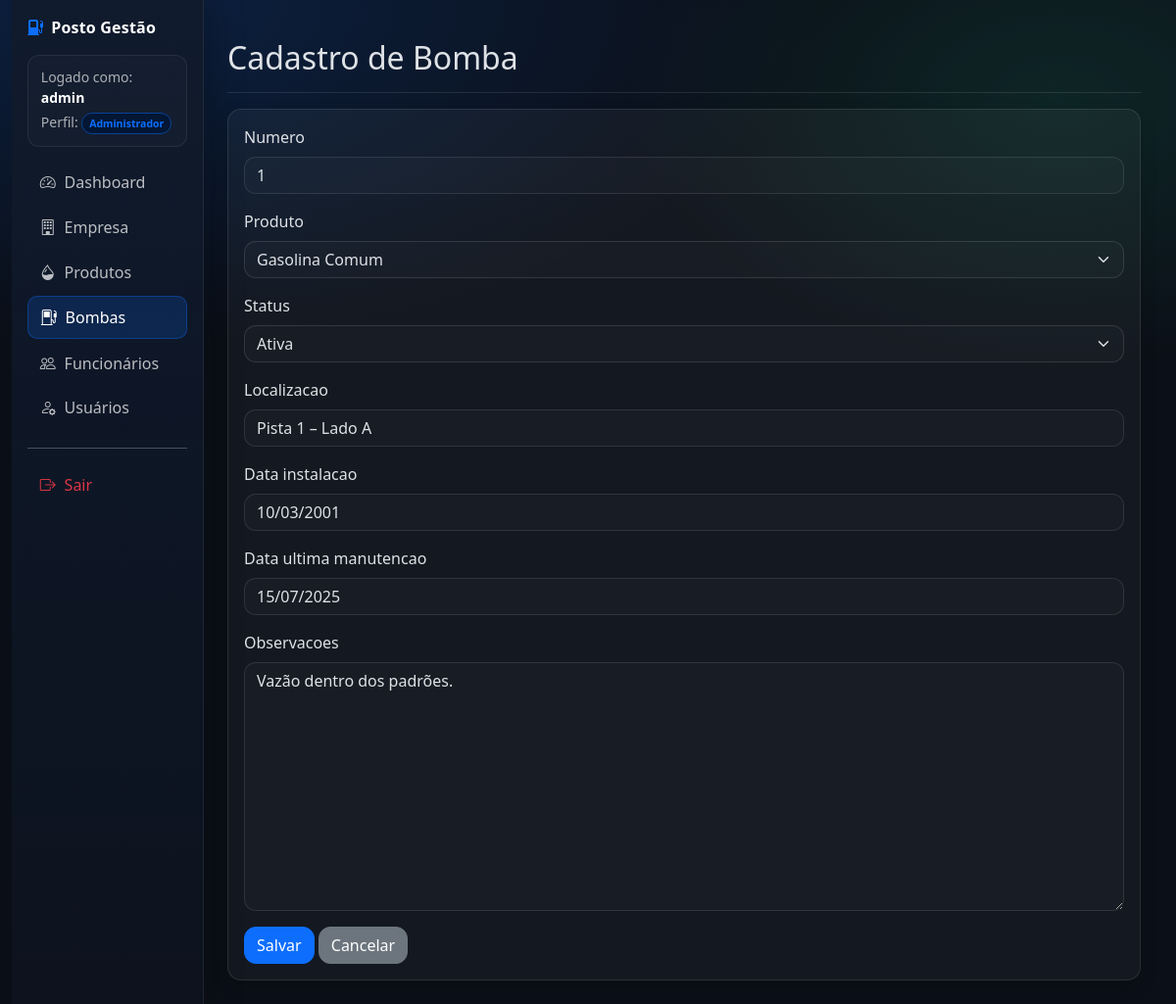
Screenshot of /bombas/1/editar/ (signed in) with the database file from the repository.
### accounts/models.py (models this page shows, shortened)
class CustomUser(AbstractUser):
    PERFIL_CHOICES = (
        ('ADMIN', 'Administrador'),
        ('GERENTE', 'Gerente'),
        ('OPERADOR', 'Operador'),
    )
    nome_completo = models.CharField('Nome completo', max_length=255, default='')
    perfil = models.CharField(max_length=10, choices=PERFIL_CHOICES, default='OPERADOR')
    data_cadastro = models.DateTimeField(auto_now_add=True)
    REQUIRED_FIELDS = ["email", "nome_completo"]

### bombas/models.py (models this page shows, shortened)
class Bomba(models.Model):
    STATUS_CHOICES = (
        ('ATIVA', 'Ativa'),
        ('INATIVA', 'Inativa'),
        ('MANUTENCAO', 'Manutenção'),
    )
    numero = models.CharField(max_length=50, unique=True)
    produto = models.ForeignKey(Produto, on_delete=models.PROTECT, related_name='bombas')
    status = models.CharField(max_length=15, choices=STATUS_CHOICES, default='ATIVA')
    localizacao = models.CharField(max_length=100)
    data_instalacao = models.DateField()
    data_ultima_manutencao = models.DateField(blank=True, null=True)
    observacoes = models.TextField(blank=True, null=True)

### bombas/views.py (the view, shortened to what this page needs)
# urls.py: path('<int:pk>/editar/', views.BombaUpdateView.as_view(), name='bomba_update'),
class BombaUpdateView(LoginRequiredMixin, GerenteRequiredMixin, AuditLogMixin, FlashSuccessMessageMixin, UpdateView):
    audit_action = 'UPDATE'
    model = Bomba
    fields = '__all__'
    template_name = 'bombas/bomba_form.html'
    success_url = reverse_lazy('bomba_list')
    success_message = 'Bomba atualizada com sucesso!'

### core/mixins.py (called while the page is built)
    def test_func(self):
        return self.request.user.is_authenticated and self.request.user.perfil in ['ADMIN', 'GERENTE']

### produtos/models.py (called while the page is built)
    def __str__(self):
        return self.nome

### bombas/templates/bombas/bomba_form.html (shortened to what this page needs)
{% extends 'base.html' %}
{% load django_bootstrap5 %}
{% block content %}
<div class="d-flex justify-content-between flex-wrap flex-md-nowrap align-items-center pt-3 pb-2 mb-3 border-bottom">
    <h1 class="h2">Cadastro de Bomba</h1>
</div>
<div class="card">
    <div class="card-body">
        <form method="post">
            {% bootstrap_form form %}
            <div class="mt-3">
                <button type="submit" class="btn btn-primary">Salvar</button>
                <a href="{% url 'bomba_list' %}" class="btn btn-secondary">Cancelar</a>
            </div>
        </form>
    </div>
</div>
{% endblock %}

### templates/base.html (shortened to what this page needs)
{% load django_bootstrap5 %}
{% load static %}
<!DOCTYPE html>
<html lang="pt-br" data-bs-theme="dark">
<head>
    {% bootstrap_css %}
    <link rel="stylesheet" href="https://cdn.jsdelivr.net/npm/bootstrap-icons@1.11.3/font/bootstrap-icons.min.css">
    <link rel="stylesheet" href="{% static 'css/app.css' %}">
</head>
<body>
<div class="container-fluid app-shell">
    <div class="row g-0">
        {% if user.is_authenticated %}
        {% with current=request.resolver_match.url_name %}
        <aside class="col-md-3 col-lg-2 d-md-block sidebar p-3">
            <div class="d-flex align-items-center justify-content-between mb-3">
                <div class="brand text-white">
                    <i class="bi bi-fuel-pump-fill me-2 text-primary"></i>Posto Gestão
                </div>
            </div>
            <div class="small text-muted mb-3 user-chip">
                Logado como: <strong class="text-white">{{ user.username }}</strong>
                <div class="mt-1">
                    Perfil:
                    <span class="badge bg-primary-subtle text-primary border border-primary-subtle">
                        {{ user.get_perfil_display }}
                    </span>
                </div>
            </div>
            <ul class="nav nav-pills flex-column gap-1">
                <li class="nav-item">
                    <a href="{% url 'dashboard' %}" class="nav-link {% if current == 'dashboard' %}active{% endif %}">
                        <i class="bi bi-speedometer2"></i> Dashboard
                    </a>
                </li>
                {% if user.perfil != 'OPERADOR' %}
                <li class="nav-item">
                    <a href="{% url 'empresa_detail' %}" class="nav-link {% if current == 'empresa_detail' or current == 'empresa_create' or current == 'empresa_update' %}active{% endif %}">
                        <i class="bi bi-building"></i> Empresa
                    </a>
                </li>
                {% endif %}
                <li class="nav-item">
                    <a href="{% url 'produto_list' %}" class="nav-link {% if current == 'produto_list' or current == 'produto_create' or current == 'produto_update' %}active{% endif %}">
                        <i class="bi bi-droplet-half"></i> Produtos
                    </a>
                </li>
                <li class="nav-item">
                    <a href="{% url 'bomba_list' %}" class="nav-link {% if current == 'bomba_list' or current == 'bomba_create' or current == 'bomba_update' %}active{% endif %}">
                        <i class="bi bi-fuel-pump"></i> Bombas
                    </a>
                </li>
                <li class="nav-item">
                    <a href="{% url 'funcionario_list' %}" class="nav-link {% if current == 'funcionario_list' or current == 'funcionario_create' or current == 'funcionario_update' %}active{% endif %}">
                        <i class="bi bi-people"></i> Funcionários
                    </a>
                </li>
                {% if user.perfil == 'ADMIN' %}
                <li class="nav-item">
                    <a href="{% url 'user_list' %}" class="nav-link {% if current == 'user_list' or current == 'user_create' or current == 'user_update' %}active{% endif %}">
                        <i class="bi bi-person-gear"></i> Usuários
                    </a>
                </li>
                {% endif %}
                <li class="nav-item mt-3 pt-3 border-top app-border">
                    <form action="{% url 'logout' %}" method="post">
                        <button type="submit" class="nav-link w-100 text-start text-danger border-0 bg-transparent">
                            <i class="bi bi-box-arrow-right"></i> Sair
                        </button>
                    </form>
                </li>
            </ul>
        </aside>
        {% endwith %}
        <main class="col-md-9 col-lg-10 content">
        {% else %}
        <main class="col-12 content">
        {% endif %}
            {% block content %}{% endblock %}
        </main>
    </div>
</div>
</body>
</html>

### static/css/app.css (style rules this page uses)
:root { --app-bg: #0b0f17; --sidebar-bg: #0f1624; --card-bg: rgba(255,255,255,.04); --card-border: rgba(255,255,255,.10); --muted: rgba(255,255,255,.65); }
body { background: radial-gradient(1200px 600px at 10% 0%, rgba(13,110,253,.18), transparent 60%), radial-gradient(800px 500px at 90% 10%, rgba(32,201,151,.12), transparent 55%), var(--app-bg); }
.app-shell { min-height: 100vh; }
.sidebar { min-height: 100vh; background: linear-gradient(180deg, rgba(16,26,44,.98), rgba(12,18,30,.95)); border-right: 1px solid rgba(255,255,255,.08); box-shadow: 12px 0 30px rgba(0,0,0,.18); }
.sidebar .brand { font-weight: 700; letter-spacing: .2px; }
.user-chip { border: 1px solid rgba(255,255,255,.08); background: rgba(255,255,255,.02); border-radius: 12px; padding: .7rem .8rem; }
.sidebar .nav-link { color: rgba(255,255,255,.72); border-radius: 10px; padding: .55rem .8rem; display: flex; gap: .55rem; align-items: center; transition: all .2s ease; }
.sidebar .nav-link.active { background: rgba(13,110,253,.18); color: #fff; border: 1px solid rgba(13,110,253,.35); }
.content { padding: 24px; }
.card { background: var(--card-bg); border: 1px solid var(--card-border); border-radius: 14px; box-shadow: 0 6px 18px rgba(0,0,0,.15); }
.border-bottom { border-color: rgba(255,255,255,.10)!important; }
.text-muted { color: var(--muted)!important; }
.form-control, .form-select { border-radius: 12px; background-color: rgba(255,255,255,.02); border-color: rgba(255,255,255,.12); }
.btn { border-radius: 12px; }
.badge { border-radius: 999px; padding: .45em .65em; font-weight: 600; }

### rows the page displays
CustomUser: username "admin", perfil "Administrador"
Bomba: numero "1", produto "Gasolina Comum", status "Ativa", localizacao "Pista 1 – Lado A", data_instalacao "10/03/2001", data_ultima_manutencao "15/07/2025", observacoes "Vazão dentro dos padrões."
